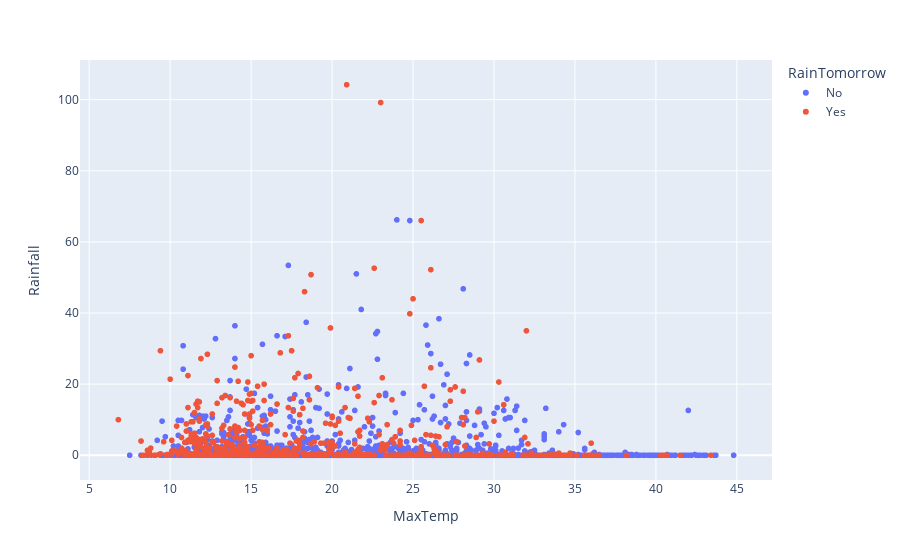

Here is the notebook cell this chart was saved with:
### Markdown cell above
Max Temperature vs Rainfall (by RainTomorrow) – Scatterplot showing relationship and rain likelihood.

### Code cell
px.scatter(df,x='MaxTemp',y='Rainfall',color='RainTomorrow')

### Figure 1 — Plotly figure (JSON) as saved in the notebook; plotly's stock layout.template omitted (floating-point values rounded to 4 significant figures; data arrays with more than 128 entries replaced by an {"elided": "..."} marker saying what was removed)
{"data": [{"hovertemplate": "RainTomorrow=No<br>MaxTemp=%{x}<br>Rainfall=%{y}<extra></extra>", "legendgroup": "No", "marker": {"color": "#636efa", "symbol": "circle"}, "mode": "markers", "name": "No", "showlegend": true, "x": {"elided": "2422 float values"}, "xaxis": "x", "y": {"elided": "2422 float values"}, "yaxis": "y", "type": "scattergl"}, {"hovertemplate": "RainTomorrow=Yes<br>MaxTemp=%{x}<br>Rainfall=%{y}<extra></extra>", "legendgroup": "Yes", "marker": {"color": "#EF553B", "symbol": "circle"}, "mode": "markers", "name": "Yes", "showlegend": true, "x": {"elided": "618 float values"}, "xaxis": "x", "y": {"elided": "618 float values"}, "yaxis": "y", "type": "scattergl"}], "layout": {"xaxis": {"anchor": "y", "domain": [0.0, 1.0], "title": {"text": "MaxTemp"}}, "yaxis": {"anchor": "x", "domain": [0.0, 1.0], "title": {"text": "Rainfall"}}, "legend": {"title": {"text": "RainTomorrow"}, "tracegroupgap": 0}, "margin": {"t": 60}}}
